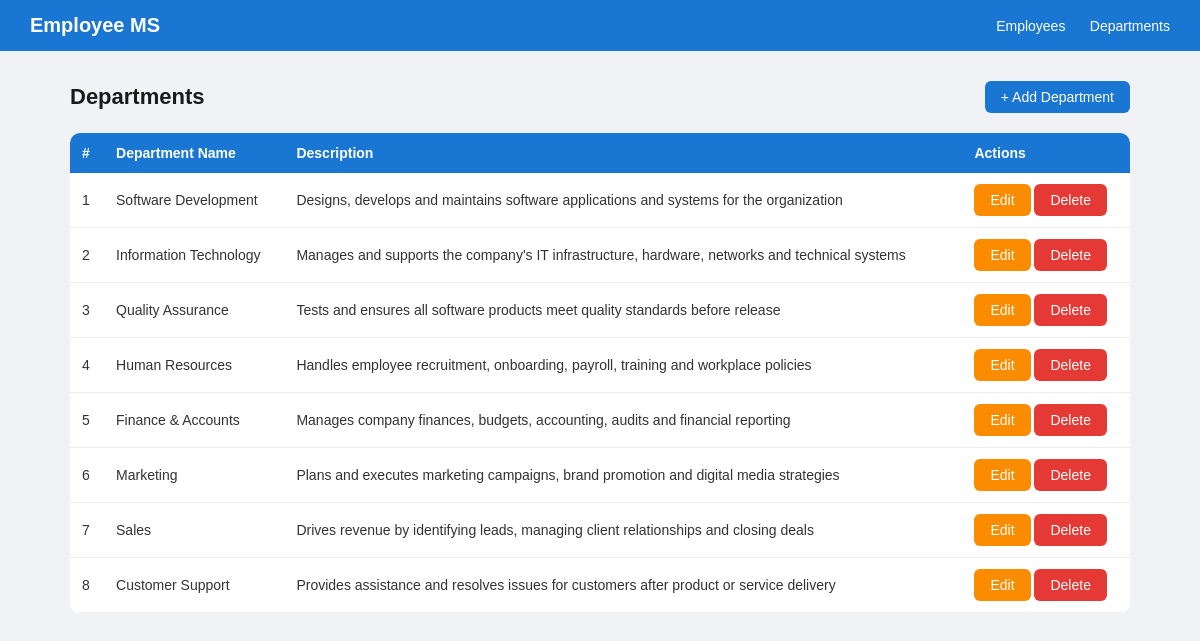
Screenshot of /departments/ with the database file from the repository.
### empapp/models.py (models this page shows, shortened)
class Department(models.Model):
    name=models.CharField(max_length=100)
    description=models.TextField(blank=True)

### empapp/views.py (the view)
# urls.py: path('departments/', views.department_list, name='department_list'),
def department_list(request):
    departments = Department.objects.all()
    return render(request, 'department_list.html', {'departments': departments})

### empapp/templates/department_list.html
{% extends 'base.html' %}
{% block content %}
<div class="page-header">
  <h2>Departments</h2>
  <a href="/department/add/" class="btn btn-primary">+ Add Department</a>
</div>
<table>
  <thead>
    <tr>
      <th>#</th>
      <th>Department Name</th>
      <th>Description</th>
      <th>Actions</th>
    </tr>
  </thead>
  <tbody>
    {% for dept in departments %}
    <tr>
      <td>{{ forloop.counter }}</td>
      <td>{{ dept.name }}</td>
      <td>{{ dept.description }}</td>
      <td>
        <a href="/department/edit/{{ dept.pk }}/" class="btn btn-warning">Edit</a>
        <a href="/department/delete/{{ dept.pk }}/" class="btn btn-danger">Delete</a>
      </td>
    </tr>
    {% empty %}
    <tr><td colspan="4" style="text-align:center; color:#999;">No departments found.</td></tr>
    {% endfor %}
  </tbody>
</table>
{% endblock %}

### empapp/templates/base.html (style rules this page uses)
* { margin: 0; padding: 0; box-sizing: border-box; }
body { font-family: Arial, sans-serif; background: #f0f2f5; }
.btn { padding: 8px 16px; border-radius: 6px; border: none; cursor: pointer; font-size: 14px; text-decoration: none; display: inline-block; }
.btn-primary { background: #1976d2; color: white; }
.btn-danger { background: #e53935; color: white; }
.btn-warning { background: #fb8c00; color: white; }
table { width: 100%; border-collapse: collapse; background: white; border-radius: 10px; overflow: hidden; }
th { background: #1976d2; color: white; padding: 12px; text-align: left; font-size: 14px; }
td { padding: 11px 12px; border-bottom: 1px solid #eee; font-size: 14px; color: #333; }
.page-header { display: flex; justify-content: space-between; align-items: center; margin-bottom: 20px; }
.page-header h2 { font-size: 22px; color: #1a1a1a; }

### rows the page displays
Department: name "Software Development", description "Designs, develops and maintains software applications and systems for the organization"
Department: name "Information Technology", description "Manages and supports the company's IT infrastructure, hardware, networks and technical systems"
Department: name "Quality Assurance", description "Tests and ensures all software products meet quality standards before release"
Department: name "Human Resources", description "Handles employee recruitment, onboarding, payroll, training and workplace policies"
Department: name "Finance & Accounts", description "Manages company finances, budgets, accounting, audits and financial reporting"
Department: name "Marketing", description "Plans and executes marketing campaigns, brand promotion and digital media strategies"
Department: name "Sales", description "Drives revenue by identifying leads, managing client relationships and closing deals"
Department: name "Customer Support", description "Provides assistance and resolves issues for customers after product or service delivery"
